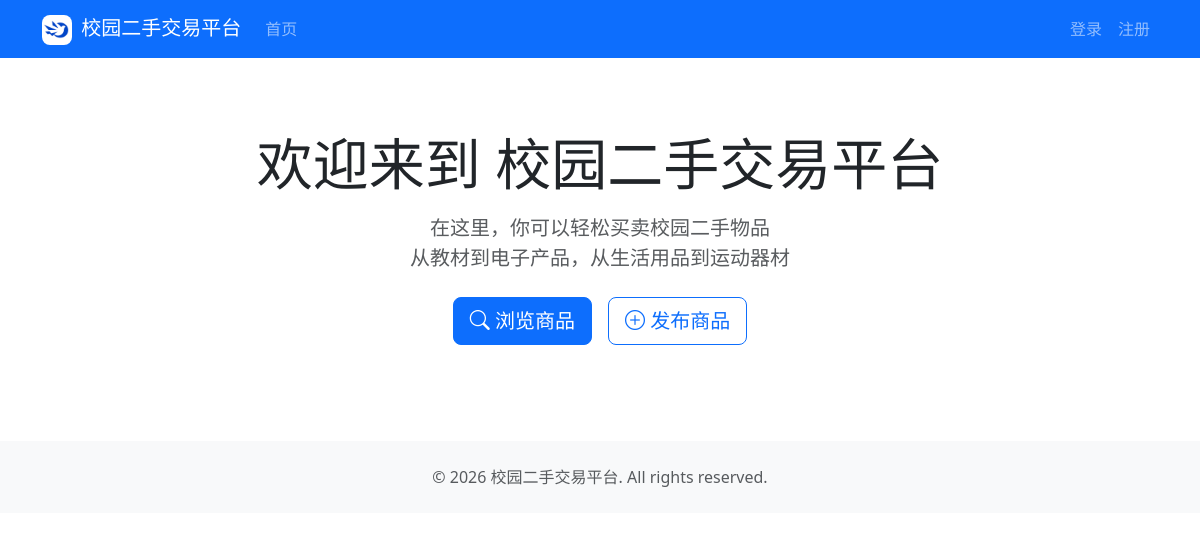
The app's page /, older data.
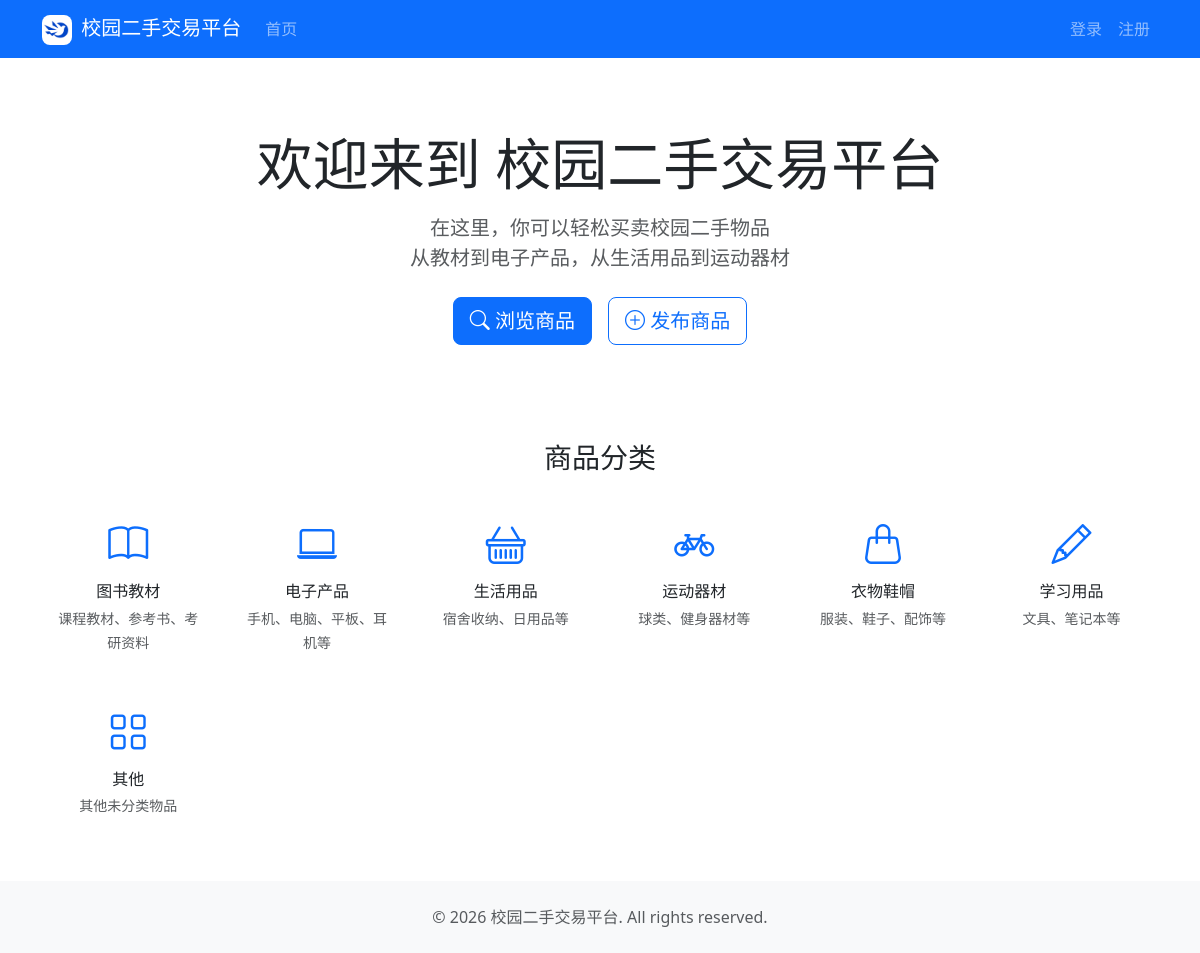
The same page, newer data.
### app/models/category.py (models this page shows, shortened)
class Category(db.Model):
    __tablename__ = "categories"
    id = db.Column(db.Integer, primary_key=True, autoincrement=True)
    name = db.Column(db.String(64), nullable=False)
    description = db.Column(db.String(256), nullable=True)
    icon = db.Column(db.String(64), nullable=True)
    sort_order = db.Column(db.Integer, default=0)
    products = db.relationship("Product", back_populates="category", lazy="dynamic")

### app/blueprints/main/routes.py (the view)
@bp.route("/")
def index():
    categories = Category.query.order_by(Category.sort_order).all()
    latest_products = (
        Product.query
        .filter_by(status="active")
        .order_by(Product.created_at.desc())
        .limit(6)
        .all()
    )
    return render_template(
        "main/index.html",
        categories=categories,
        latest_products=latest_products,
    )

### app/templates/main/index.html (shortened to what this page needs)
{% extends "base.html" %}
{% block content %}
<div class="text-center py-5">
    <h1 class="display-4 mb-3">欢迎来到 {{ app_name }}</h1>
    <p class="lead text-muted mb-4">
        在这里，你可以轻松买卖校园二手物品<br>
        从教材到电子产品，从生活用品到运动器材
    </p>
    <div class="d-flex justify-content-center gap-3">
        <a href="{{ url_for('product.index') }}" class="btn btn-primary btn-lg">
            <i class="bi bi-search"></i> 浏览商品
        </a>
        <a href="{{ url_for('product.create') }}" class="btn btn-outline-primary btn-lg">
            <i class="bi bi-plus-circle"></i> 发布商品
        </a>
    </div>
</div>
{% if categories %}
<div class="mt-5">
    <h3 class="text-center mb-4">商品分类</h3>
    <div class="row g-3">
        {% for cat in categories %}
        <div class="col-6 col-md-4 col-lg-3 col-xl-2">
            <a href="{{ url_for('product.index', category=cat.id) }}"
               class="card border-0 text-center text-decoration-none h-100 category-card">
                <div class="card-body py-3">
                    <i class="bi {{ cat.icon or 'bi-grid' }} text-primary" style="font-size: 2.5rem;"></i>
                    <h6 class="card-title mt-2 mb-1 text-dark">{{ cat.name }}</h6>
                    {% if cat.description %}
                    <small class="text-muted">{{ cat.description }}</small>
                    {% endif %}
                </div>
            </a>
        </div>
        {% endfor %}
    </div>
</div>
{% endif %}
{% endblock %}

### app/templates/base.html (shortened to what this page needs)
<!DOCTYPE html>
<html lang="zh-CN">
<head>
    <link href="https://cdn.jsdelivr.net/npm/bootstrap@5.3.3/dist/css/bootstrap.min.css" rel="stylesheet">
    <link href="https://cdn.jsdelivr.net/npm/bootstrap-icons@1.11.3/font/bootstrap-icons.css" rel="stylesheet">
    <link href="{{ url_for('static', filename='css/style.css') }}" rel="stylesheet">
</head>
<body>
    <nav class="navbar navbar-expand-lg navbar-dark bg-primary">
        <div class="container">
            <a class="navbar-brand" href="{{ url_for('main.index') }}">
                <img src="{{ url_for('static', filename='uploads/logo2.png') }}" alt="Logo" width="30" height="30" class="me-1 rounded-3"> {{ app_name }}
            </a>
            <div class="collapse navbar-collapse" id="navbarNav">
                <ul class="navbar-nav me-auto">
                    <li class="nav-item">
                        <a class="nav-link" href="{{ url_for('main.index') }}">首页</a>
                    </li>
                </ul>
                <ul class="navbar-nav">
                    {% if current_user.is_authenticated %}
                    <li class="nav-item dropdown">
                        <a class="nav-link dropdown-toggle" href="#" data-bs-toggle="dropdown">
                            <i class="bi bi-person-circle"></i> {{ current_user.username }}
                        </a>
                        <ul class="dropdown-menu dropdown-menu-end">
                            <li><a class="dropdown-item" href="{{ url_for('user.profile') }}">个人中心</a></li>
                            <li><a class="dropdown-item" href="{{ url_for('message.list_conversations') }}">
                                <i class="bi bi-chat-dots"></i> 我的消息
                            </a></li>
                            <li><a class="dropdown-item" href="{{ url_for('product.index', seller=current_user.id) }}">我的商品</a></li>
                            <li><a class="dropdown-item" href="{{ url_for('order.my_orders') }}">我的订单</a></li>
                            {% if current_user.role == 'admin' %}
                            <li><hr class="dropdown-divider"></li>
                            <li><a class="dropdown-item" href="{{ url_for('admin.dashboard') }}">
                                <i class="bi bi-gear"></i> 后台管理
                            </a></li>
                            {% endif %}
                            <li><hr class="dropdown-divider"></li>
                            <li><a class="dropdown-item" href="{{ url_for('auth.logout') }}">退出登录</a></li>
                        </ul>
                    </li>
                    {% else %}
                    <li class="nav-item">
                        <a class="nav-link" href="{{ url_for('auth.login') }}">登录</a>
                    </li>
                    <li class="nav-item">
                        <a class="nav-link" href="{{ url_for('auth.register') }}">注册</a>
                    </li>
                    {% endif %}
                </ul>
            </div>
        </div>
    </nav>
    <main class="container mt-4">
        {% block content %}{% endblock %}
    </main>
    <footer class="bg-light text-center text-muted py-4 mt-5">
        <div class="container">
            <p class="mb-0">&copy; 2026 {{ app_name }}. All rights reserved.</p>
        </div>
    </footer>
</body>
</html>

### app/static/css/style.css (style rules this page uses)
.category-card { transition: background-color 0.2s ease, transform 0.2s ease; }

Row changes from the older to the newer data that the page shows:
added Category: name "图书教材", description "课程教材、参考书、考研资料"
added Category: name "电子产品", description "手机、电脑、平板、耳机等"
added Category: name "生活用品", description "宿舍收纳、日用品等"
added Category: name "运动器材", description "球类、健身器材等"
added Category: name "衣物鞋帽", description "服装、鞋子、配饰等"
added Category: name "学习用品", description "文具、笔记本等"
added Category: name "其他", description "其他未分类物品"
Text that changed along with them:
text now shown: "商品分类"
